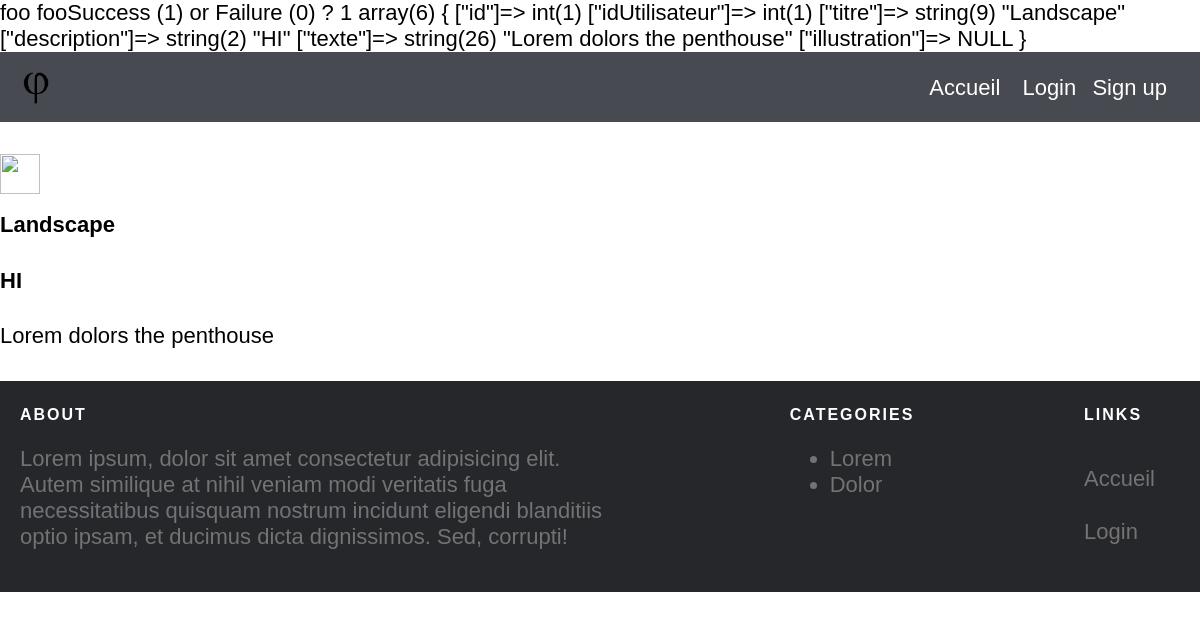
/ctrl/article-detail.php?id=1, run on the app's committed database.
### tables this page shows
CREATE TABLE article (
   id bigint(20) NOT NULL AUTO_INCREMENT PRIMARY KEY
  ,titre  varchar(50) NOT NULL
  ,description varchar(80) NOT NULL
  ,texte varchar(50) NOT NULL
  ,illustration varbinary(500)
  ,idUtilisateur bigint(20) NOT NULL
);

### lib/db.php (called while the page is built)
<?php
function getPDO()
{
    $host = '127.0.0.1';
    $port = '3306';
    $dbname = '520_fc';
    $user = 'root';
    $password = '';
    $dataSourceName = "mysql:host=$host;port=$port;dbname=$dbname";
    $pdo = new PDO($dataSourceName, $user, $password);
    $pdo->setAttribute(PDO::ATTR_ERRMODE, PDO::ERRMODE_EXCEPTION);
    return $pdo;
}

### view/article-detail.php (the view)
<?php include '../view/partial/header.php' ?>
<main>
    <img src="../asset/upload/<?= $article['illustration']?>" alt="">
    <h2><?= $article['titre']?></h2>
    <h4><?= $article['description']?></h4>
    <p><?= $article['texte']?></p>
</main>
<?php include '../view/partial/footer.php' ?>

### asset/css/style.css (style rules this page uses)
* { box-sizing: border-box; font-family: Arial, Helvetica, sans-serif; font-size: 22px; }
body { margin: 0; }
img { max-width: 100%; }
img { width: 40px; }

### data on the page
article: titre "Landscape", description "HI", texte "Lorem dolors the penthouse"

### other printed values
$msg "Success (1) or Failure (0) ? 1"
